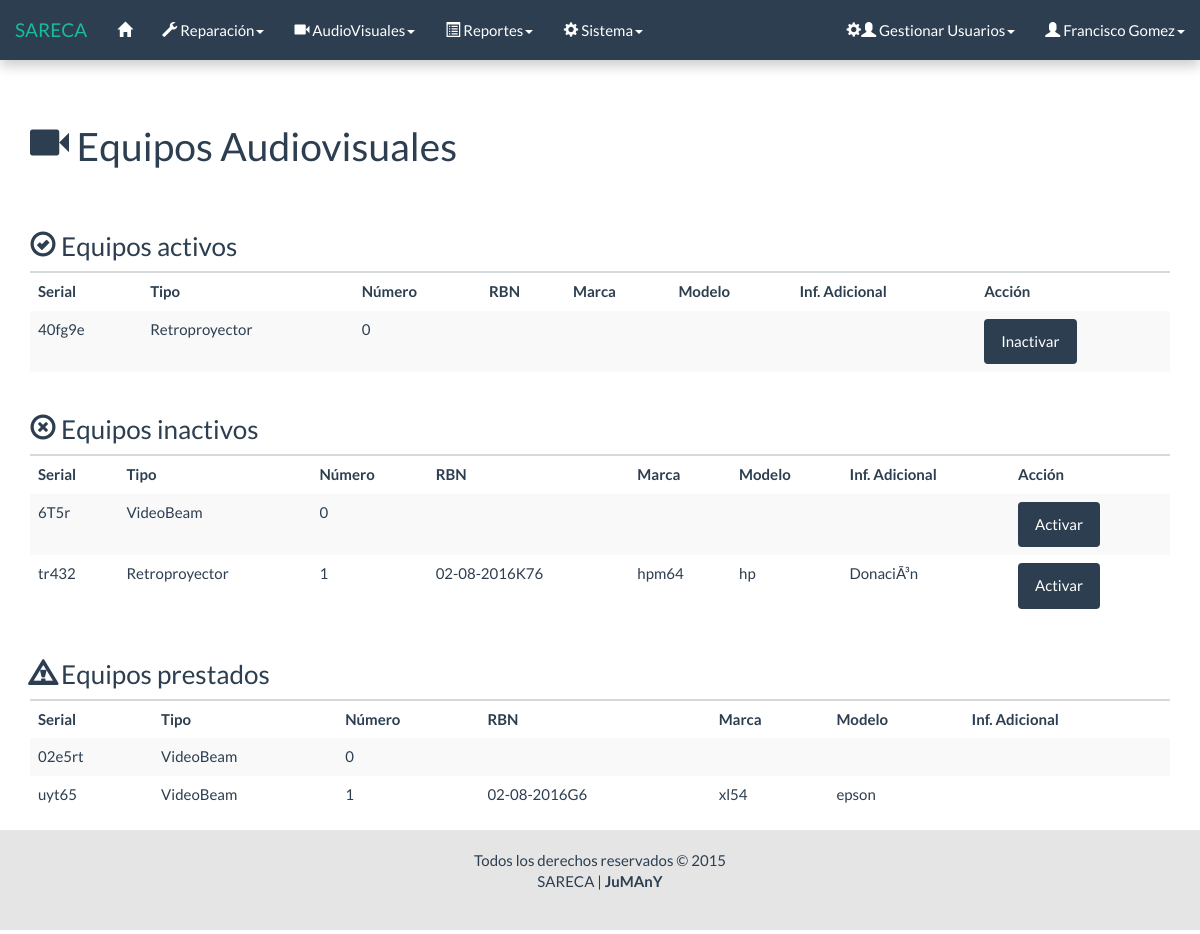
/html/consulta_audiovisuales_f.php (signed in), run on an earlier commit of the app's database.
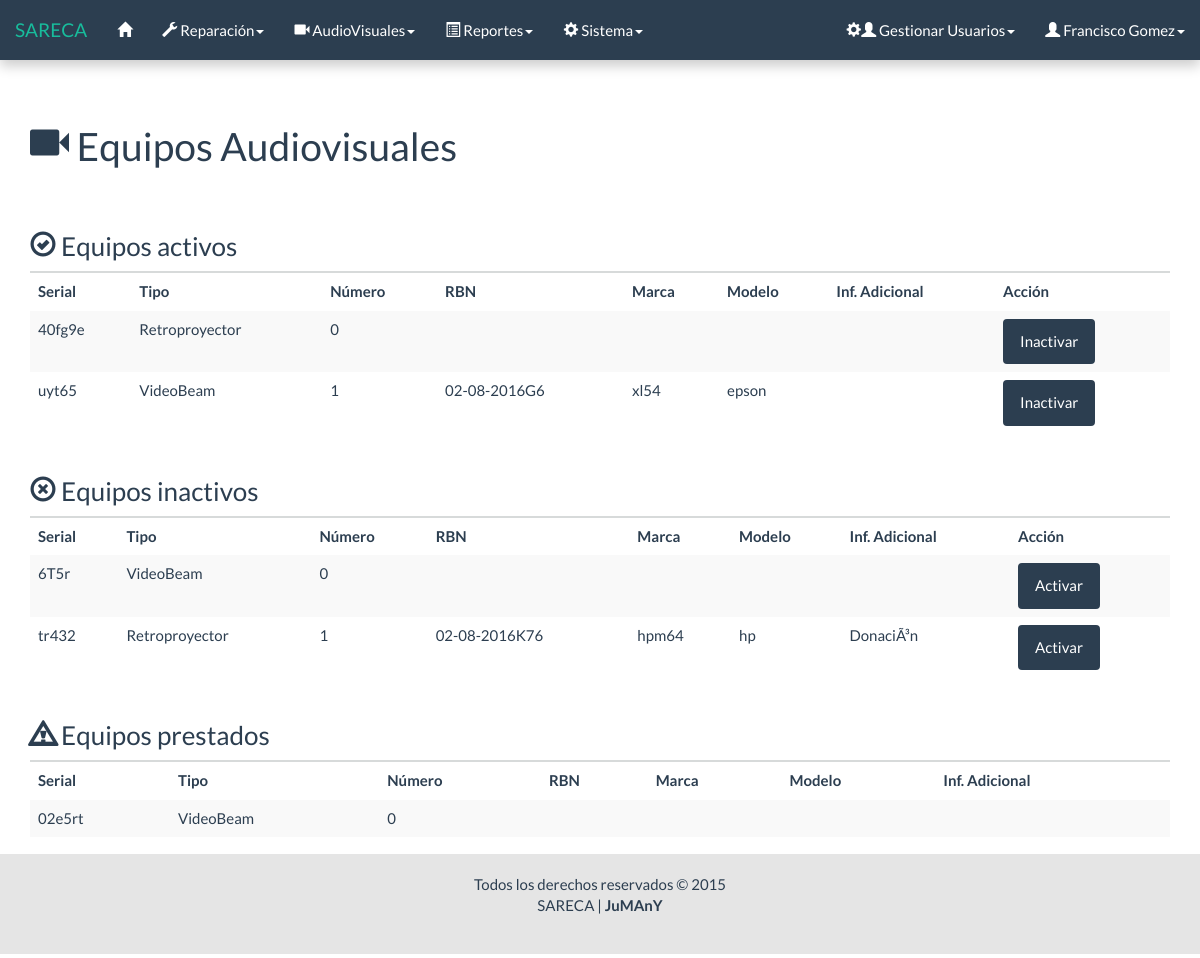
And on a later commit of the database.
### tables this page shows
CREATE TABLE `equipo_audiovisual` (
  `Serial` varchar(11) NOT NULL,
  `tipo` int(1) NOT NULL,
  `numero` tinyint(4) NOT NULL,
  `rbn` varchar(20) NOT NULL,
  `modelo` varchar(20) NOT NULL,
  `marca` varchar(30) NOT NULL,
  `inf_adic` varchar(50) NOT NULL,
  `Estado` int(1) NOT NULL,
  PRIMARY KEY (`Serial`)
);

### php/lista_eq_audio.php (the view, shortened to what this page needs)
<?php
	require('conexion/conexion.php');
	$sql = "SELECT * FROM equipo_audiovisual WHERE Estado = 1";
	$res = $conectar->query($sql);
	if ($res->num_rows == 0) {
?>
		<div class="row">
			<div class="col-lg-12">
				<h3><span class="glyphicon glyphicon-ok-circle"></span> Equipos activos</h3>
				<div class="alert alert-dismissible alert-info">
					<strong>No existen equipos ACTIVOS.</strong>
				</div>
			</div>
		</div>
<?php
	} else {
?>
		<div class="row">
			<div class="col-lg-12">
				<h3><span class="glyphicon glyphicon-ok-circle"></span> Equipos activos</h3>
				<table id="" class="table table-striped table-hover consulta">
					<thead>
						<tr>
							<th>Serial</th>
							<th>Tipo</th>
							<th>Número</th>
							<th>RBN</th>
							<th>Marca</th>
							<th>Modelo</th>
							<th>Inf. Adicional</th>
							<th>Acción</th>
						</tr>
					</thead>
					<tbody>
					<?php
					while ($fila = $res->fetch_object()) {
						$tipo = ($fila->tipo == 1) ? 'VideoBeam' : 'Retroproyector';
						printf('
							<tr>
								<td>%s</td>
								<td>%s</td>
								<td>%d</td>
								<td>%s</td>
								<td>%s</td>
								<td>%s</td>
								<td>%s</td>
								<td><a href="../php/estado_audiovisual.php?s=%s&e=%d" class="btn btn-primary">Inactivar</a></td>
							</tr>',
							$fila->Serial,
							$tipo,
							$fila->numero,
							$fila->rbn,
							$fila->marca,
							$fila->modelo,
							$fila->inf_adic,
							$fila->Serial,
							$fila->Estado
						);
					}
					?>
					</tbody>
				</table>
			</div>
		</div>
<?php
	}
	$sql = "SELECT * FROM equipo_audiovisual WHERE Estado = 3";
	$res = $conectar->query($sql);
	if ($res->num_rows == 0) {
?>
		<div class="row">
			<div class="col-lg-12">
				<h3><span class="glyphicon glyphicon-remove-circle"></span> Equipos inactivos</h3>
				<div class="alert alert-dismissible alert-info">
					<strong>No existen equipos INACTIVOS.</strong>
				</div>
			</div>
		</div>
<?php
	} else {
?>
		<div class="row">
			<div class="col-lg-12">
				<h3><span class="glyphicon glyphicon-remove-circle"></span> Equipos inactivos</h3>
				<table class="table table-striped table-hover consulta">
					<thead>
						<tr>
							<th>Serial</th>
							<th>Tipo</th>
							<th>Número</th>
							<th>RBN</th>
							<th>Marca</th>
							<th>Modelo</th>
							<th>Inf. Adicional</th>
							<th>Acción</th>
						</tr>
					</thead>
					<tbody>
					<?php
					while ($fila = $res->fetch_object()) {
						$tipo = ($fila->tipo == 1) ? 'VideoBeam' : 'Retroproyector';
						printf('
							<tr>
								<td>%s</td>
								<td>%s</td>
								<td>%d</td>
								<td>%s</td>
								<td>%s</td>
								<td>%s</td>
								<td>%s</td>
								<td><a href="../php/estado_audiovisual.php?s=%s&e=%d" class="btn btn-primary">Activar</a></td>
							</tr>',
							$fila->Serial,
							$tipo,
							$fila->numero,
							$fila->rbn,
							$fila->marca,
							$fila->modelo,
							$fila->inf_adic,
							$fila->Serial,
							$fila->Estado
						);
					}
					?>
					</tbody>
				</table>
			</div>
		</div>
<?php
	}
	$sql = "SELECT * FROM equipo_audiovisual WHERE Estado = 2";
	$res = $conectar->query($sql);
	if ($res->num_rows == 0) {
?>
		<div class="row">
			<div class="col-lg-12">
				<h3><span class="glyphicon glyphicon-warning-sign"></span> Equipos prestados</h3>
				<div class="alert alert-dismissible alert-info">
					<strong>No existen equipos PRESTADOS.</strong>
				</div>
			</div>
		</div>
<?php
	} else {
?>
		<div class="row">
			<div class="col-lg-12">
				<h3><span class="glyphicon glyphicon-warning-sign"></span> Equipos prestados</h3>
				<table class="table table-striped table-hover consulta">
					<thead>
						<tr>
							<th>Serial</th>
							<th>Tipo</th>
							<th>Número</th>
							<th>RBN</th>
							<th>Marca</th>
							<th>Modelo</th>
							<th>Inf. Adicional</th>
						</tr>
					</thead>
					<tbody>
					<?php
					while ($fila = $res->fetch_object()) {
						$tipo = ($fila->tipo == 1) ? 'VideoBeam' : 'Retroproyector';
						printf('
							<tr>
								<td>%s</td>
								<td>%s</td>
								<td>%d</td>
								<td>%s</td>
								<td>%s</td>
								<td>%s</td>
								<td>%s</td>
							</tr>',
							$fila->Serial,
							$tipo,
							$fila->numero,
							$fila->rbn,
							$fila->marca,
							$fila->modelo,
							$fila->inf_adic
						);
					}
					?>
					</tbody>
				</table>
			</div>
		</div>
<?php
	}
?>

What changed in the data, as far as the page shows it:
changed equipo_audiovisual "uyt65": moves from the list under "Equipos prestados" to the list under "Equipos activos"
